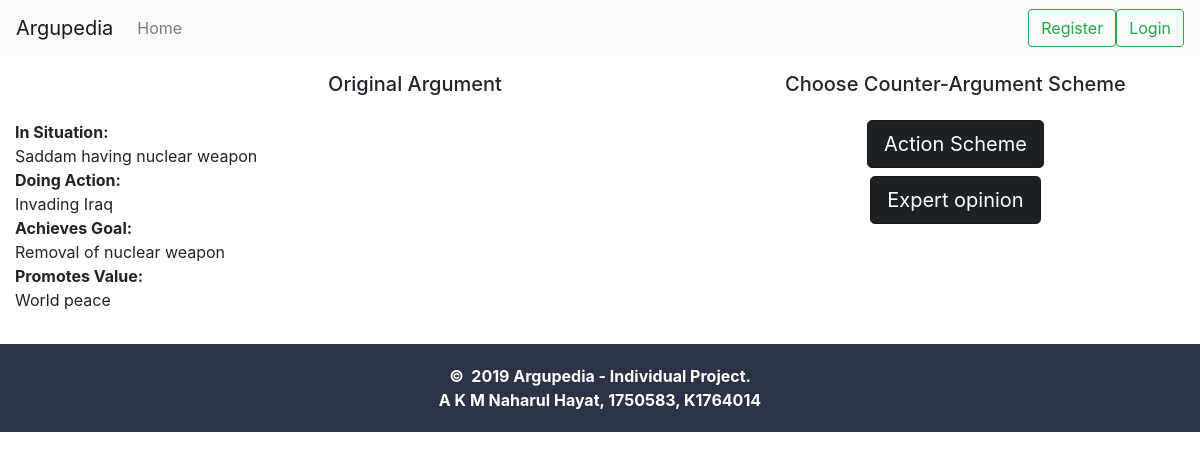
Screenshot of /posts/create/choose_scheme/4/ with the database file from the repository.
### argupedia/models.py (models this page shows, shortened)
class Entry(MPTTModel):
    user = models.ForeignKey(User, on_delete=models.CASCADE, related_name="author")
    parent = TreeForeignKey("self", null=True, blank=True, on_delete=models.CASCADE, related_name="children")
    content = models.TextField(max_length=4000, default="", help_text="")
    content_formatted = models.TextField(default="")
    title = models.TextField(max_length=100, default="", help_text="", blank=True)
    upvotes = models.ManyToManyField(User, blank=True, related_name="upvotes")
    downvotes = models.ManyToManyField(User, blank=True, related_name="downvotes")
    created_date = models.DateTimeField(default=timezone.now)
    modified_date = models.DateTimeField(blank=True, null=True)
    scheme_used = models.ForeignKey(Scheme, on_delete=models.CASCADE, related_name="scheme_used")
    critical_question = models.ForeignKey(CriticalQuestion, null=True, blank=True, on_delete=models.CASCADE, related_name="critical_question")
    class MPTTMeta:
        order_insertion_by = ["-created_date"]
    class Meta:
        verbose_name_plural = "Entries"
    def parent_formatted(self):
        """
        Formats parent node into a hyperlink
        """
        if not self.parent:
            return "-"
        url = reverse("admin:app_entry_change", args=(self.parent.pk,))
        return format_html('<a href="{}">#{}</a>', url, self.parent.pk)
    def user_formatted(self):
        """
        Formats author into a hyperlink
        """
        url = reverse("admin:app_user_change", args=(self.user.pk,))
        return format_html('<a href="{}">{}</a>', url, self.user.username)
    parent_formatted.short_description = "Parent entry"
    user_formatted.short_description = "User"

class Scheme(models.Model):
    scheme_name = models.CharField(max_length=100)

### argupedia/views.py (the view)
# urls.py: path("posts/create/choose_scheme/<int:pk_post>/", ChooseSchemeView.as_view(), name="choose-scheme-view"),
class ChooseSchemeView(View):
    def get(self, request, pk_post):
        all_schemes = Scheme.objects.all()
        entry = ''
        if(pk_post != 0):
            entry = Entry.objects.get(pk=pk_post)
        return render(request, "choose_scheme.html", {"schemes": all_schemes, "pk_post": pk_post, "entry": entry})

### argupedia/templates/choose_scheme.html (shortened to what this page needs)
{% extends 'base.html' %}
{% block content %}
    {% if pk_post == 0 %}
        <div class="container-fluid">
            <div class="row justify-content-center my-3">
                <h5>Select Argument Scheme</h5>
            </div>
            {% for scheme in schemes %}
                <div class="row justify-content-center">
                    <a href="{% url 'create-post-view' pk_scheme=scheme.pk %}" class="btn btn-dark btn-lg active mb-2">{{ scheme.scheme_name }}</a>
                </div>
            {% endfor %}
        </div>
    {% else %}
        <div class="container">
            <div class="row">
                <div class=“col-md-8”>
                    <div class="row justify-content-center my-3">
                        <h5>Original Argument</h5>
                    </div>
                    <div class="row justify-content-center my-3">
                        {{ entry.content_formatted|safe }}
                    </div>
                </div>
                <div class=“col-md-4”>
                    <div class="row justify-content-center my-3">
                        <h5>Choose Counter-Argument Scheme</h5>
                    </div>
                    {% for scheme in schemes %}
                        <div class="row justify-content-center">
                            <a href="{% url 'counter-post-view' pk_scheme=scheme.pk pk_post=entry.id %}" class="btn btn-dark btn-lg active mb-2">{{ scheme.scheme_name }}</a>
                        </div>
                    {% endfor %}
                </div>
            </div>
        </div>
    {% endif %}
{% endblock %}

### argupedia/static/argupedia/styles.css (style rules this page uses)
p { display: block; word-break: break-all; word-wrap: break-word; width: 800px; }

### rows the page displays
Entry: content_formatted "In Situation: Saddam having nuclear weapon Doing Action: Invading Iraq Achieves Goal: Removal of nuclear weapon Promotes Value: World peace"
Scheme: scheme_name "Action Scheme"
Scheme: scheme_name "Expert opinion"
